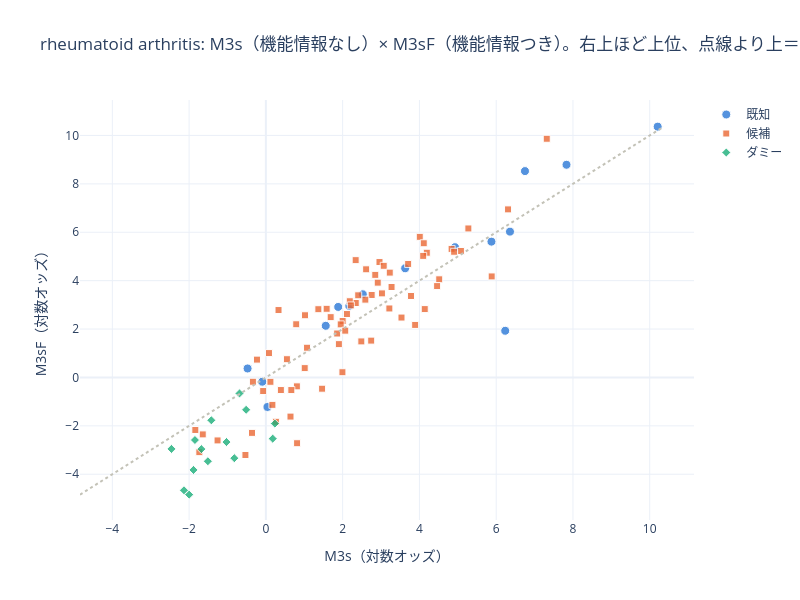
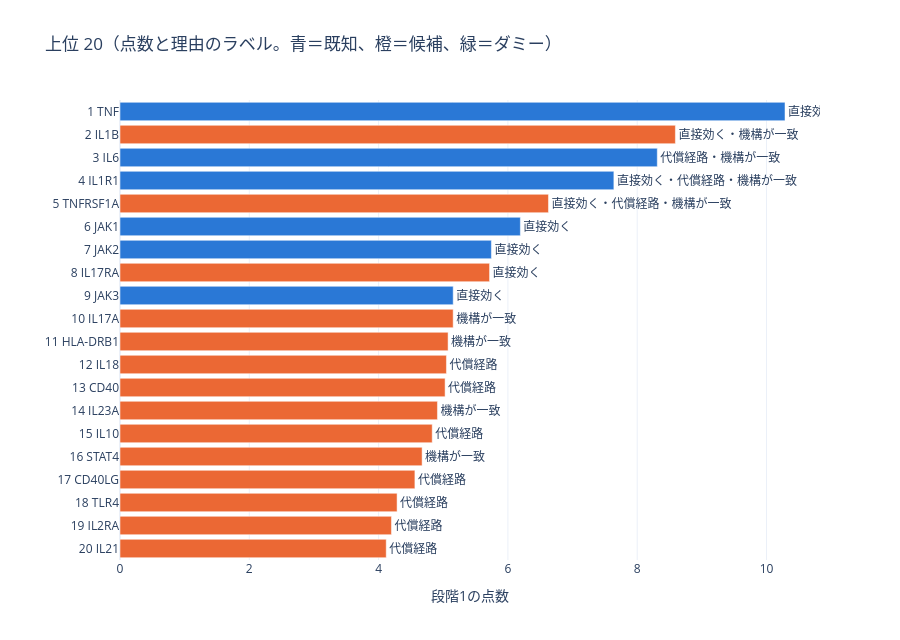
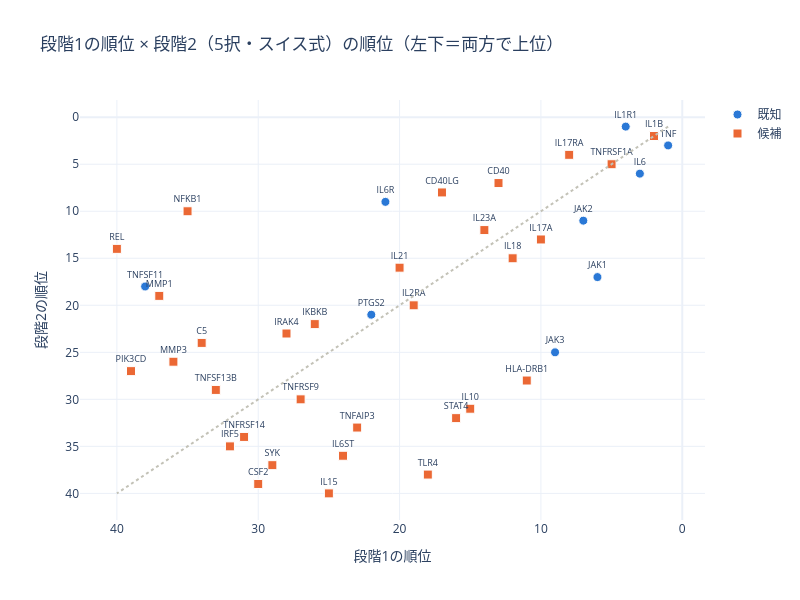

The notebook cell saved with these charts, in order:
### Markdown cell above
## 対話型グラフ（ホバーで遺伝子名）

### このセルがすること：M3s × M3sF の散布図、上位の一覧（理由つき）、段階1と段階2の順位の比較を描く
- 同じ図を `outputs/<セット名>_ranking06_charts.html` に保存します（plotly.js 埋め込み、ネット接続なしで開けます）。

### Code cell
import plotly.graph_objects as go
CAT = [("known", "既知", "#2a78d6", "circle"), ("candidate", "候補", "#eb6834", "square"), ("random", "ダミー", "#1baf7a", "diamond")]
hover = "<b>%{customdata[0]}</b>（%{customdata[1]}）<br>順位 %{customdata[2]}<br>%{customdata[3]}<extra></extra>"
cd_ = lambda d: np.c_[d["symbol"], d["category"], d["rank"], d["reasons"].fillna("")]

fig = go.Figure()
for cat, jp, col, mk in CAT:
    d = res[res["category"] == cat]
    fig.add_trace(go.Scatter(x=d["m3s"], y=d["m3sf"], mode="markers", name=jp, customdata=cd_(d), hovertemplate=hover,
                             marker=dict(color=col, symbol=mk, size=9 if cat == "known" else 7, opacity=0.8, line=dict(width=1, color="white"))))
lo, hi = float(res[["m3s", "m3sf"]].min().min()), float(res[["m3s", "m3sf"]].max().max())
fig.add_trace(go.Scatter(x=[lo, hi], y=[lo, hi], mode="lines", line=dict(color="#c3c2b7", dash="dot"), showlegend=False, hoverinfo="skip"))
fig.update_layout(title=f"{DISEASE}: M3s（機能情報なし）× M3sF（機能情報つき）。右上ほど上位、点線より上＝機能情報で上がった",
                  xaxis_title="M3s（対数オッズ）", yaxis_title="M3sF（対数オッズ）", template="plotly_white", width=800, height=600)
fig.show()

top_n = res.head(N_LABEL).iloc[::-1]
fig2 = go.Figure(go.Bar(x=top_n["score"], y=[f"{r} {s}" for r, s in zip(top_n["rank"], top_n["symbol"])], orientation="h",
                        marker_color=[dict((c, col) for c, _, col, _ in CAT)[c] for c in top_n["category"]],
                        text=top_n["reasons"], textposition="outside", customdata=cd_(top_n), hovertemplate=hover))
fig2.update_layout(title=f"上位 {N_LABEL}（点数と理由のラベル。青＝既知、橙＝候補、緑＝ダミー）", xaxis_title="段階1の点数", template="plotly_white",
                   width=900, height=24 * N_LABEL + 160, margin=dict(l=120))
fig2.show()

t2 = res.head(TOP_K2)
fig3 = go.Figure()
for cat, jp, col, mk in CAT:
    d = t2[t2["category"] == cat]
    fig3.add_trace(go.Scatter(x=d["rank"], y=d["check_rank"], mode="markers+text", name=jp, text=d["symbol"], textposition="top center",
                              textfont=dict(size=9), customdata=cd_(d), hovertemplate=hover,
                              marker=dict(color=col, symbol=mk, size=9, line=dict(width=1, color="white"))))
fig3.add_trace(go.Scatter(x=[1, TOP_K2], y=[1, TOP_K2], mode="lines", line=dict(color="#c3c2b7", dash="dot"), showlegend=False, hoverinfo="skip"))
fig3.update_layout(title=f"段階1の順位 × 段階2（5択・スイス式）の順位（左下＝両方で上位）", xaxis=dict(title="段階1の順位", autorange="reversed"),
                   yaxis=dict(title="段階2の順位", autorange="reversed"), template="plotly_white", width=800, height=600)
fig3.show()

html_path = OUT_CSV.replace(".csv", "_charts.html")
with open(html_path, "w", encoding="utf-8") as f:
    f.write("<html><head><meta charset='utf-8'></head><body>")
    for i, fg in enumerate((fig, fig2, fig3)):
        f.write(fg.to_html(full_html=False, include_plotlyjs=True if i == 0 else False))
    f.write("</body></html>")
print("saved:", html_path)

### Figure 1 — Plotly figure (JSON) as saved in the notebook; plotly's stock layout.template omitted (floating-point values rounded to 4 significant figures; data arrays with more than 128 entries replaced by an {"elided": "..."} marker saying what was removed)
{"data": [{"customdata": [["TNF", "known", 1, "直接効く・代償経路・機構が一致"], ["IL6", "known", 3, "代償経路・機構が一致"], ["IL1R1", "known", 4, "直接効く・代償経路・機構が一致"], ["JAK1", "known", 6, "直接効く"], ["JAK2", "known", 7, "直接効く"], ["JAK3", "known", 9, "直接効く"], ["IL6R", "known", 21, ""], ["PTGS2", "known", 22, ""], ["TNFSF11", "known", 38, ""], ["CD80", "known", 44, ""], ["CD86", "known", 45, ""], ["NR3C1", "known", 55, ""], ["MS4A1", "known", 71, ""], ["DHFR", "known", 73, ""], ["DHODH", "known", 78, ""]], "hovertemplate": "<b>%{customdata[0]}</b>（%{customdata[1]}）<br>順位 %{customdata[2]}<br>%{customdata[3]}<extra></extra>", "marker": {"color": "#2a78d6", "line": {"color": "white", "width": 1}, "opacity": 0.8, "size": 9, "symbol": "circle"}, "mode": "markers", "name": "既知", "type": "scatter", "x": [10.21, 7.832, 6.75, 6.359, 5.877, 4.925, 6.235, 3.628, 2.525, 2.173, 1.885, 1.56, -0.4766, -0.09321, 0.04059], "y": [10.37, 8.79, 8.528, 6.026, 5.612, 5.382, 1.929, 4.511, 3.436, 2.956, 2.914, 2.135, 0.3707, -0.1759, -1.22]}, {"customdata": {"elided": "71x4 mixed values"}, "hovertemplate": "<b>%{customdata[0]}</b>（%{customdata[1]}）<br>順位 %{customdata[2]}<br>%{customdata[3]}<extra></extra>", "marker": {"color": "#eb6834", "line": {"color": "white", "width": 1}, "opacity": 0.8, "size": 7, "symbol": "square"}, "mode": "markers", "name": "候補", "type": "scatter", "x": [7.318, 6.309, 5.275, 5.081, 4.839, 4.905, 5.882, 4.01, 4.113, 4.193, 4.099, 4.516, 3.707, 4.461, 2.96, 3.07, 3.228, 2.339, 3.782, 2.85, 2.612, 3.274, 4.139, 2.914, 3.024, 2.756, 3.217, 3.889, 3.533, 2.592, 2.406, 2.341, 2.186, 2.214, 2.112, 1.583, 2.0, 2.744, 1.367, 1.688, 1.949, 2.068, 2.487, 1.858, 1.02, 1.902, 0.3296, 0.7908, 1.072, 1.995, 1.012, 0.5483, 0.08076, 1.465, -0.232, 0.8078, 0.6631, 0.1187, 0.3903, -0.3376, -0.07017, 0.1706, 0.6412, 0.2618, 0.8136, -0.3615, -0.5326, -1.259, -1.644, -1.838, -1.733], "y": [9.864, 6.945, 6.157, 5.226, 5.311, 5.194, 4.174, 5.811, 5.545, 5.153, 5.024, 4.056, 4.69, 3.775, 4.769, 4.614, 4.332, 4.847, 3.367, 4.239, 4.469, 3.737, 2.825, 3.917, 3.474, 3.408, 2.851, 2.171, 2.475, 3.215, 3.394, 3.077, 3.149, 2.977, 2.62, 2.837, 2.332, 1.522, 2.82, 2.492, 2.193, 1.933, 1.489, 1.816, 2.571, 1.377, 2.785, 2.198, 1.228, 0.2158, 0.3858, 0.7538, 1.007, -0.4653, 0.7373, -0.3677, -0.5214, -0.1802, -0.5207, -0.1775, -0.5622, -1.133, -1.618, -1.832, -2.718, -2.291, -3.204, -2.602, -2.353, -2.171, -3.088]}, {"customdata": [["ATG4C", "random", 79, ""], ["PCDH11Y", "random", 81, ""], ["EXOSC5", "random", 82, ""], ["NR2C1", "random", 84, ""], ["NUDT1", "random", 86, ""], ["GGTLC3", "random", 87, ""], ["BCL9", "random", 92, ""], ["KCNE4", "random", 93, ""], ["MELK", "random", 94, ""], ["CDC20B", "random", 96, ""], ["POLGARF", "random", 97, ""], ["GLIPR1", "random", 98, ""], ["OR8U8", "random", 99, ""], ["CCDC39", "random", 100, ""]], "hovertemplate": "<b>%{customdata[0]}</b>（%{customdata[1]}）<br>順位 %{customdata[2]}<br>%{customdata[3]}<extra></extra>", "marker": {"color": "#1baf7a", "line": {"color": "white", "width": 1}, "opacity": 0.8, "size": 7, "symbol": "diamond"}, "mode": "markers", "name": "ダミー", "type": "scatter", "x": [-0.6863, 0.2348, -0.5143, 0.1783, -1.421, -1.026, -0.8221, -1.848, -1.68, -1.511, -2.46, -1.886, -2.133, -1.999], "y": [-0.6601, -1.907, -1.338, -2.528, -1.77, -2.67, -3.335, -2.586, -2.96, -3.462, -2.953, -3.822, -4.663, -4.842]}, {"hoverinfo": "skip", "line": {"color": "#c3c2b7", "dash": "dot"}, "mode": "lines", "showlegend": false, "type": "scatter", "x": [-4.842, 10.37], "y": [-4.842, 10.37]}], "layout": {"height": 600, "title": {"text": "rheumatoid arthritis: M3s（機能情報なし）× M3sF（機能情報つき）。右上ほど上位、点線より上＝機能情報で上がった"}, "width": 800, "xaxis": {"title": {"text": "M3s（対数オッズ）"}}, "yaxis": {"title": {"text": "M3sF（対数オッズ）"}}}}

### Figure 2 — Plotly figure (JSON) as saved in the notebook; plotly's stock layout.template omitted (floating-point values rounded to 4 significant figures)
{"data": [{"customdata": [["IL21", "candidate", 20, "代償経路"], ["IL2RA", "candidate", 19, "代償経路"], ["TLR4", "candidate", 18, "代償経路"], ["CD40LG", "candidate", 17, "代償経路"], ["STAT4", "candidate", 16, "機構が一致"], ["IL10", "candidate", 15, "代償経路"], ["IL23A", "candidate", 14, "機構が一致"], ["CD40", "candidate", 13, "代償経路"], ["IL18", "candidate", 12, "代償経路"], ["HLA-DRB1", "candidate", 11, "機構が一致"], ["IL17A", "candidate", 10, "機構が一致"], ["JAK3", "known", 9, "直接効く"], ["IL17RA", "candidate", 8, "直接効く"], ["JAK2", "known", 7, "直接効く"], ["JAK1", "known", 6, "直接効く"], ["TNFRSF1A", "candidate", 5, "直接効く・代償経路・機構が一致"], ["IL1R1", "known", 4, "直接効く・代償経路・機構が一致"], ["IL6", "known", 3, "代償経路・機構が一致"], ["IL1B", "candidate", 2, "直接効く・機構が一致"], ["TNF", "known", 1, "直接効く・代償経路・機構が一致"]], "hovertemplate": "<b>%{customdata[0]}</b>（%{customdata[1]}）<br>順位 %{customdata[2]}<br>%{customdata[3]}<extra></extra>", "marker": {"color": ["#eb6834", "#eb6834", "#eb6834", "#eb6834", "#eb6834", "#eb6834", "#eb6834", "#eb6834", "#eb6834", "#eb6834", "#eb6834", "#2a78d6", "#eb6834", "#2a78d6", "#2a78d6", "#eb6834", "#2a78d6", "#2a78d6", "#eb6834", "#2a78d6"]}, "orientation": "h", "text": ["代償経路", "代償経路", "代償経路", "代償経路", "機構が一致", "代償経路", "機構が一致", "代償経路", "代償経路", "機構が一致", "機構が一致", "直接効く", "直接効く", "直接効く", "直接効く", "直接効く・代償経路・機構が一致", "直接効く・代償経路・機構が一致", "代償経路・機構が一致", "直接効く・機構が一致", "直接効く・代償経路・機構が一致"], "textposition": "outside", "type": "bar", "x": [4.118, 4.199, 4.286, 4.561, 4.673, 4.829, 4.91, 5.028, 5.049, 5.075, 5.154, 5.154, 5.716, 5.744, 6.193, 6.627, 7.639, 8.311, 8.591, 10.29], "y": ["20 IL21", "19 IL2RA", "18 TLR4", "17 CD40LG", "16 STAT4", "15 IL10", "14 IL23A", "13 CD40", "12 IL18", "11 HLA-DRB1", "10 IL17A", "9 JAK3", "8 IL17RA", "7 JAK2", "6 JAK1", "5 TNFRSF1A", "4 IL1R1", "3 IL6", "2 IL1B", "1 TNF"]}], "layout": {"height": 640, "margin": {"l": 120}, "title": {"text": "上位 20（点数と理由のラベル。青＝既知、橙＝候補、緑＝ダミー）"}, "width": 900, "xaxis": {"title": {"text": "段階1の点数"}}}}

### Figure 3 — Plotly figure (JSON) as saved in the notebook; plotly's stock layout.template omitted (floating-point values rounded to 4 significant figures)
{"data": [{"customdata": [["TNF", "known", 1, "直接効く・代償経路・機構が一致"], ["IL6", "known", 3, "代償経路・機構が一致"], ["IL1R1", "known", 4, "直接効く・代償経路・機構が一致"], ["JAK1", "known", 6, "直接効く"], ["JAK2", "known", 7, "直接効く"], ["JAK3", "known", 9, "直接効く"], ["IL6R", "known", 21, ""], ["PTGS2", "known", 22, ""], ["TNFSF11", "known", 38, ""]], "hovertemplate": "<b>%{customdata[0]}</b>（%{customdata[1]}）<br>順位 %{customdata[2]}<br>%{customdata[3]}<extra></extra>", "marker": {"color": "#2a78d6", "line": {"color": "white", "width": 1}, "size": 9, "symbol": "circle"}, "mode": "markers+text", "name": "既知", "text": ["TNF", "IL6", "IL1R1", "JAK1", "JAK2", "JAK3", "IL6R", "PTGS2", "TNFSF11"], "textfont": {"size": 9}, "textposition": "top center", "type": "scatter", "x": [1, 3, 4, 6, 7, 9, 21, 22, 38], "y": [3.0, 6.0, 1.0, 17.0, 11.0, 25.0, 9.0, 21.0, 18.0]}, {"customdata": [["IL1B", "candidate", 2, "直接効く・機構が一致"], ["TNFRSF1A", "candidate", 5, "直接効く・代償経路・機構が一致"], ["IL17RA", "candidate", 8, "直接効く"], ["IL17A", "candidate", 10, "機構が一致"], ["HLA-DRB1", "candidate", 11, "機構が一致"], ["IL18", "candidate", 12, "代償経路"], ["CD40", "candidate", 13, "代償経路"], ["IL23A", "candidate", 14, "機構が一致"], ["IL10", "candidate", 15, "代償経路"], ["STAT4", "candidate", 16, "機構が一致"], ["CD40LG", "candidate", 17, "代償経路"], ["TLR4", "candidate", 18, "代償経路"], ["IL2RA", "candidate", 19, "代償経路"], ["IL21", "candidate", 20, "代償経路"], ["TNFAIP3", "candidate", 23, ""], ["IL6ST", "candidate", 24, ""], ["IL15", "candidate", 25, ""], ["IKBKB", "candidate", 26, ""], ["TNFRSF9", "candidate", 27, ""], ["IRAK4", "candidate", 28, ""], ["SYK", "candidate", 29, ""], ["CSF2", "candidate", 30, ""], ["TNFRSF14", "candidate", 31, ""], ["IRF5", "candidate", 32, ""], ["TNFSF13B", "candidate", 33, ""], ["C5", "candidate", 34, ""], ["NFKB1", "candidate", 35, ""], ["MMP3", "candidate", 36, ""], ["MMP1", "candidate", 37, ""], ["PIK3CD", "candidate", 39, ""], ["REL", "candidate", 40, ""]], "hovertemplate": "<b>%{customdata[0]}</b>（%{customdata[1]}）<br>順位 %{customdata[2]}<br>%{customdata[3]}<extra></extra>", "marker": {"color": "#eb6834", "line": {"color": "white", "width": 1}, "size": 9, "symbol": "square"}, "mode": "markers+text", "name": "候補", "text": ["IL1B", "TNFRSF1A", "IL17RA", "IL17A", "HLA-DRB1", "IL18", "CD40", "IL23A", "IL10", "STAT4", "CD40LG", "TLR4", "IL2RA", "IL21", "TNFAIP3", "IL6ST", "IL15", "IKBKB", "TNFRSF9", "IRAK4", "SYK", "CSF2", "TNFRSF14", "IRF5", "TNFSF13B", "C5", "NFKB1", "MMP3", "MMP1", "PIK3CD", "REL"], "textfont": {"size": 9}, "textposition": "top center", "type": "scatter", "x": [2, 5, 8, 10, 11, 12, 13, 14, 15, 16, 17, 18, 19, 20, 23, 24, 25, 26, 27, 28, 29, 30, 31, 32, 33, 34, 35, 36, 37, 39, 40], "y": [2.0, 5.0, 4.0, 13.0, 28.0, 15.0, 7.0, 12.0, 31.0, 32.0, 8.0, 38.0, 20.0, 16.0, 33.0, 36.0, 40.0, 22.0, 30.0, 23.0, 37.0, 39.0, 34.0, 35.0, 29.0, 24.0, 10.0, 26.0, 19.0, 27.0, 14.0]}, {"customdata": [], "hovertemplate": "<b>%{customdata[0]}</b>（%{customdata[1]}）<br>順位 %{customdata[2]}<br>%{customdata[3]}<extra></extra>", "marker": {"color": "#1baf7a", "line": {"color": "white", "width": 1}, "size": 9, "symbol": "diamond"}, "mode": "markers+text", "name": "ダミー", "text": [], "textfont": {"size": 9}, "textposition": "top center", "type": "scatter", "x": [], "y": []}, {"hoverinfo": "skip", "line": {"color": "#c3c2b7", "dash": "dot"}, "mode": "lines", "showlegend": false, "type": "scatter", "x": [1, 40], "y": [1, 40]}], "layout": {"height": 600, "title": {"text": "段階1の順位 × 段階2（5択・スイス式）の順位（左下＝両方で上位）"}, "width": 800, "xaxis": {"autorange": "reversed", "title": {"text": "段階1の順位"}}, "yaxis": {"autorange": "reversed", "title": {"text": "段階2の順位"}}}}
